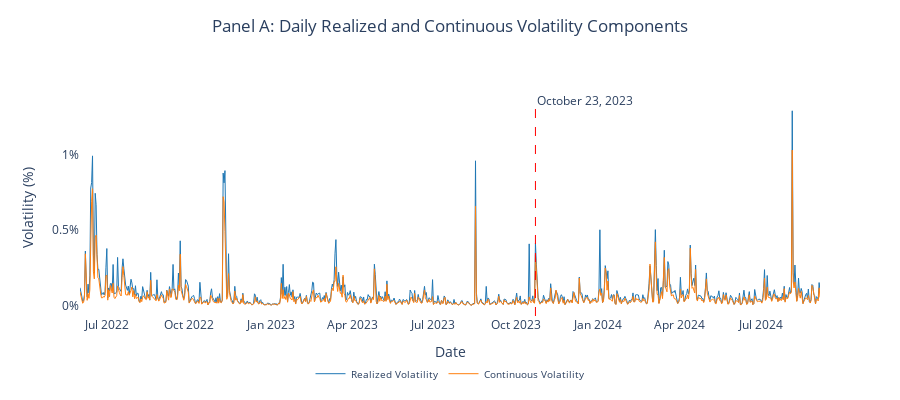
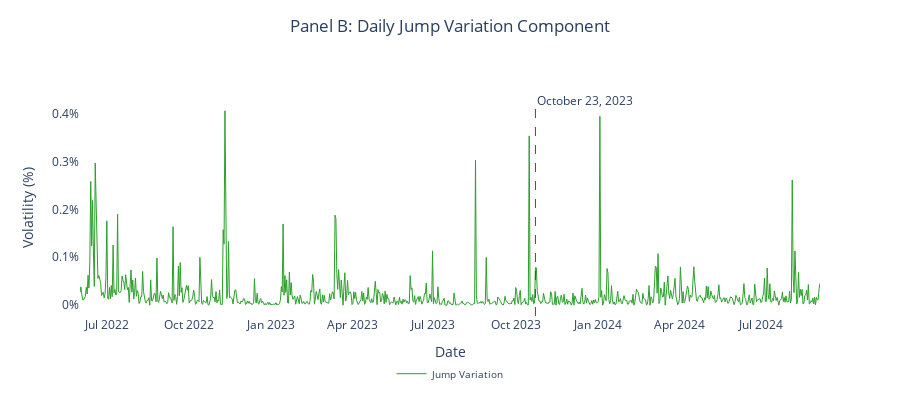

These figures' notebook cell, in order:
### Code cell
import pandas as pd
import numpy as np
import plotly.graph_objects as go
from plotly.subplots import make_subplots
from scipy import stats

def load_and_process_data(file_path, start_date='2022-01-01'):
    """
    Load and process the volatility measures data with period split
    Args:
        file_path: Path to the CSV file
        start_date: Start date for analysis in 'YYYY-MM-DD' format
    """
    df = pd.read_csv(file_path)
    df['Date'] = pd.to_datetime(df['Date'])
    
    # Filter data from start_date
    df = df[df['Date'] >= pd.Timestamp(start_date)].reset_index(drop=True)
    
    # Convert to percentage
    df[['RV', 'CV', 'JV']] = df[['RV', 'CV', 'JV']] * 100
    
    # Add period indicator
    breakpoint_date = pd.Timestamp('2023-10-23')
    df['Period'] = np.where(df['Date'] <= breakpoint_date, 'Pre-Break', 'Post-Break')
    
    return df, breakpoint_date

def get_sample_info(data, breakpoint_date):
    """
    Get sample period information for both periods
    """
    periods = {}
    for period in ['Pre-Break', 'Post-Break']:
        period_data = data[data['Period'] == period]
        periods[period] = {
            'Start Date': period_data['Date'].min().strftime('%Y-%m-%d'),
            'End Date': period_data['Date'].max().strftime('%Y-%m-%d'),
            'Total Days': len(period_data),
            'Trading Days': len(period_data[period_data['RV'] > 0])
        }
    return periods

def calculate_summary_stats(data, period=None):
    """
    Calculate summary statistics, optionally for a specific period
    """
    if period:
        data = data[data['Period'] == period]
    
    measures = ['RV', 'CV', 'JV']
    stats_dict = {}
    
    for measure in measures:
        series = data[measure].dropna()
        
        stats_dict[measure] = {
            'Mean (daily %)': series.mean(),
            'Median (daily %)': series.median(),
            'Std Dev (daily %)': series.std(),
            'Min (daily %)': series.min(),
            'Max (daily %)': series.max(),
            'Skewness': stats.skew(series),
            'Kurtosis': stats.kurtosis(series),
            'Q1 (daily %)': series.quantile(0.25),
            'Q3 (daily %)': series.quantile(0.75)
        }
    
    summary_df = pd.DataFrame(stats_dict)
    return summary_df, data[measures].corr()

def create_visualization(data, breakpoint_date):
    """
    Create publication-ready plotly visualizations with break point line
    """
    fig1 = go.Figure()
    fig2 = go.Figure()

    # Add traces to first figure (RV and CV)
    fig1.add_trace(
        go.Scatter(x=data['Date'], y=data['RV'],
                  name='Realized Volatility',
                  line=dict(color='#1f77b4', width=1))
    )

    fig1.add_trace(
        go.Scatter(x=data['Date'], y=data['CV'],
                  name='Continuous Volatility',
                  line=dict(color='#ff7f0e', width=1))
    )

    # Add vertical line as a shape for first figure
    fig1.add_shape(
        type="line",
        x0=breakpoint_date,
        x1=breakpoint_date,
        y0=0,
        y1=1,
        yref="paper",
        line=dict(color="red", width=1, dash="dash")
    )

    # Add annotation for break point in first figure
    fig1.add_annotation(
        x=breakpoint_date,
        y=1,
        yref="paper",
        text="October 23, 2023",
        showarrow=False,
        xanchor="left",
        textangle=0,
        yshift=10
    )

    # Add trace to second figure (JV)
    fig2.add_trace(
        go.Scatter(x=data['Date'], y=data['JV'],
                  name='Jump Variation',
                  line=dict(color='#2ca02c', width=1))
    )

    # Add vertical line as a shape for second figure
    fig2.add_shape(
        type="line",
        x0=breakpoint_date,
        x1=breakpoint_date,
        y0=0,
        y1=1,
        yref="paper",
        line=dict(color="red", width=1, dash="dash")
    )

    # Add annotation for break point in second figure
    fig2.add_annotation(
        x=breakpoint_date,
        y=1,
        yref="paper",
        text="October 23, 2023",
        showarrow=False,
        xanchor="left",
        textangle=0,
        yshift=10
    )

    # Update layout for both figures
    layout_template = dict(
        template='plotly_white',
        showlegend=True,
        height=400,
        legend=dict(
            orientation="h",
            yanchor="top",
            y=-0.2,
            xanchor="center",
            x=0.5,
            font=dict(size=10)
        ),
        paper_bgcolor='white',
        plot_bgcolor='white',
        margin=dict(b=80)
    )

    fig1.update_layout(
        **layout_template,
        title=dict(
            text="Panel A: Daily Realized and Continuous Volatility Components",
            x=0.5,
            y=0.95
        )
    )

    fig2.update_layout(
        **layout_template,
        title=dict(
            text="Panel B: Daily Jump Variation Component",
            x=0.5,
            y=0.95
        )
    )

    # Update axes for both figures
    for fig in [fig1, fig2]:
        fig.update_xaxes(showgrid=False, zeroline=False, title_text="Date")
        fig.update_yaxes(showgrid=False, zeroline=False, 
                        ticksuffix='%', title_text="Volatility (%)")

    return fig1, fig2

def main():
    # Define your start date here
    START_DATE = '2022-06-01'  # Modify this to your desired start date
    
    # Load data with period split and custom start date
    data, breakpoint_date = load_and_process_data('btc_volatility_measures_185.csv', 
                                                 start_date=START_DATE)
    
    # Get sample information for both periods
    sample_info = get_sample_info(data, breakpoint_date)
    
    # Calculate summary statistics for both periods
    pre_stats, pre_corr = calculate_summary_stats(data, 'Pre-Break')
    post_stats, post_corr = calculate_summary_stats(data, 'Post-Break')
    
    # Print sample information
    print("\nSample Information:")
    print("==================")
    print(f"Analysis Start Date: {START_DATE}")
    for period, info in sample_info.items():
        print(f"\n{period} Period:")
        for key, value in info.items():
            print(f"{key}: {value}")
    
    # Print summary statistics
    pd.set_option('display.float_format', lambda x: '{:.4f}'.format(x))
    
    print("\nPre-Break Summary Statistics (Daily Measures):")
    print("============================================")
    print(pre_stats)
    print("\nPre-Break Correlation Matrix:")
    print(pre_corr.round(4))
    
    print("\nPost-Break Summary Statistics (Daily Measures):")
    print("=============================================")
    print(post_stats)
    print("\nPost-Break Correlation Matrix:")
    print(post_corr.round(4))
    
    # Calculate and print additional metrics for both periods
    for period in ['Pre-Break', 'Post-Break']:
        period_data = data[data['Period'] == period]
        jump_days = (period_data['JV'] > 0).mean() * 100
        avg_jump_size = period_data.loc[period_data['JV'] > 0, 'JV'].mean()
        
        print(f"\nAdditional Metrics - {period}:")
        print("=" * (20 + len(period)))
        print(f"Percentage of days with jumps: {jump_days:.2f}%")
        print(f"Average jump size when present (daily %): {avg_jump_size:.4f}%")
    
    # Create and display visualizations
    fig1, fig2 = create_visualization(data, breakpoint_date)
    fig1.show()
    fig2.show()

if __name__ == "__main__":
    main()

### Figure 1 — Plotly figure (JSON) as saved in the notebook; plotly's stock layout.template omitted (floating-point values rounded to 4 significant figures; data arrays with more than 128 entries replaced by an {"elided": "..."} marker saying what was removed)
{"data": [{"line": {"color": "#1f77b4", "width": 1}, "name": "Realized Volatility", "type": "scatter", "x": {"elided": "816 str values"}, "y": {"elided": "816 float values"}}, {"line": {"color": "#ff7f0e", "width": 1}, "name": "Continuous Volatility", "type": "scatter", "x": {"elided": "816 str values"}, "y": {"elided": "816 float values"}}], "layout": {"annotations": [{"showarrow": false, "text": "October 23, 2023", "textangle": 0, "x": "2023-10-23T00:00:00", "xanchor": "left", "y": 1, "yref": "paper", "yshift": 10}], "height": 400, "legend": {"font": {"size": 10}, "orientation": "h", "x": 0.5, "xanchor": "center", "y": -0.2, "yanchor": "top"}, "margin": {"b": 80}, "paper_bgcolor": "white", "plot_bgcolor": "white", "shapes": [{"line": {"color": "red", "dash": "dash", "width": 1}, "type": "line", "x0": "2023-10-23T00:00:00", "x1": "2023-10-23T00:00:00", "y0": 0, "y1": 1, "yref": "paper"}], "showlegend": true, "title": {"text": "Panel A: Daily Realized and Continuous Volatility Components", "x": 0.5, "y": 0.95}, "xaxis": {"showgrid": false, "title": {"text": "Date"}, "zeroline": false}, "yaxis": {"showgrid": false, "ticksuffix": "%", "title": {"text": "Volatility (%)"}, "zeroline": false}}}

### Figure 2 — Plotly figure (JSON) as saved in the notebook; plotly's stock layout.template omitted (floating-point values rounded to 4 significant figures; data arrays with more than 128 entries replaced by an {"elided": "..."} marker saying what was removed)
{"data": [{"line": {"color": "#2ca02c", "width": 1}, "name": "Jump Variation", "type": "scatter", "x": {"elided": "816 str values"}, "y": {"elided": "816 float values"}}], "layout": {"annotations": [{"showarrow": false, "text": "October 23, 2023", "textangle": 0, "x": "2023-10-23T00:00:00", "xanchor": "left", "y": 1, "yref": "paper", "yshift": 10}], "height": 400, "legend": {"font": {"size": 10}, "orientation": "h", "x": 0.5, "xanchor": "center", "y": -0.2, "yanchor": "top"}, "margin": {"b": 80}, "paper_bgcolor": "white", "plot_bgcolor": "white", "shapes": [{"line": {"color": "red", "dash": "dash", "width": 1}, "type": "line", "x0": "2023-10-23T00:00:00", "x1": "2023-10-23T00:00:00", "y0": 0, "y1": 1, "yref": "paper"}], "showlegend": true, "title": {"text": "Panel B: Daily Jump Variation Component", "x": 0.5, "y": 0.95}, "xaxis": {"showgrid": false, "title": {"text": "Date"}, "zeroline": false}, "yaxis": {"showgrid": false, "ticksuffix": "%", "title": {"text": "Volatility (%)"}, "zeroline": false}}}
